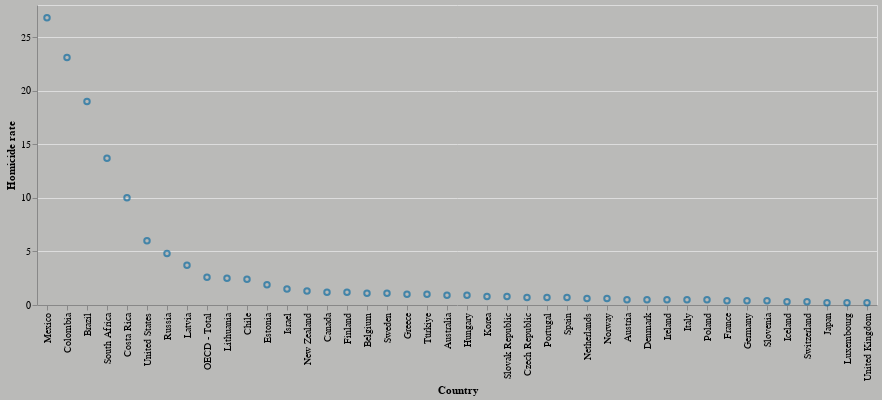

Notebook cell for this chart:
### Code cell
df.columns = df.columns.str.strip()
chart2 = alt.Chart(df).mark_point().encode(
    x=alt.X('Country').sort('-y'),
    color=alt.value("#116EA1"),
    y='Homicide rate'
)
chart2 = chart2.configure(background='#babab8')
chart2

### Figure 1 — Vega-Lite specification as saved in the notebook (floating-point values rounded to 4 significant figures)
{"config": {"view": {"continuousWidth": 300, "continuousHeight": 300}, "background": "#babab8"}, "data": {"name": "data-553b29cf4541e527513737019d3346c5"}, "mark": {"type": "point"}, "encoding": {"color": {"value": "#116EA1"}, "x": {"field": "Country", "sort": "-y", "type": "nominal"}, "y": {"field": "Homicide rate", "type": "quantitative"}}, "$schema": "https://vega.github.io/schema/vega-lite/v5.15.1.json", "datasets": {"data-553b29cf4541e527513737019d3346c5": [{"Country": "Australia", "Dwellings without basic facilities": "..", "Housing expenditure": 19.4, "Rooms per person": "..", "Household net adjusted disposable income": 37433, "Household net wealth": 528768, "Labour market insecurity": 3.1, "Employment Rate": 73, "Long-term unemployment rate": 1, "Personal earnings": 55206, "Quality of support network": 93, "Educational attainment": 84, "Student skills": 499, "Years in education": 20, "Air pollution": 6.7, "Water quality": 92, "Stakeholder engagement for developing regulations": 2.7, "Voter turnout": 92, "Life expectancy": 83.0, "Self-reported health": 85, "Life satisfaction": 7.1, "Feeling safe walking alone at night": 67, "Homicide rate": 0.9, "Employees working very long hours": 12.5, "Time devoted to leisure and personal care": 14.36, "OCED": 1.0, "Continent": " Oceania"}, {"Country": "Austria", "Dwellings without basic facilities": 0.8, "Housing expenditure": 20.8, "Rooms per person": 1.6, "Household net adjusted disposable income": 37001, "Household net wealth": 309637, "Labour market insecurity": 2.3, "Employment Rate": 72, "Long-term unemployment rate": 1.3, "Personal earnings": 53132, "Quality of support network": 92, "Educational attainment": 86, "Student skills": 491, "Years in education": 17, "Air pollution": 12.2, "Water quality": 92, "Stakeholder engagement for developing regulations": 1.3, "Voter turnout": 76, "Life expectancy": 82.0, "Self-reported health": 71, "Life satisfaction": 7.2, "Feeling safe walking alone at night": 86, "Homicide rate": 0.5, "Employees working very long hours": 5.3, "Time devoted to leisure and personal care": 14.51, "OCED": 1.0, "Continent": " Europe"}, {"Country": "Belgium", "Dwellings without basic facilities": 0.7, "Housing expenditure": 20, "Rooms per person": 2.1, "Household net adjusted disposable income": 34884, "Household net wealth": 447607, "Labour market insecurity": 2.4, "Employment Rate": 65, "Long-term unemployment rate": 2.3, "Personal earnings": 54327, "Quality of support network": 90, "Educational attainment": 80, "Student skills": 500, "Years in education": 19, "Air pollution": 12.8, "Water quality": 79, "Stakeholder engagement for developing regulations": 2, "Voter turnout": 88, "Life expectancy": 82.1, "Self-reported health": 74, "Life satisfaction": 6.8, "Feeling safe walking alone at night": 56, "Homicide rate": 1.1, "Employees working very long hours": 4.3, "Time devoted to leisure and personal care": 15.52, "OCED": 1.0, "Continent": " Europe"}, {"Country": "Canada", "Dwellings without basic facilities": 0.2, "Housing expenditure": 22.9, "Rooms per person": 2.6, "Household net adjusted disposable income": 34421, "Household net wealth": 478240, "Labour market insecurity": 3.8, "Employment Rate": 70, "Long-term unemployment rate": 0.5, "Personal earnings": 55342, "Quality of support network": 93, "Educational attainment": 92, "Student skills": 517, "Years in education": 17, "Air pollution": 7.1, "Water quality": 90, "Stakeholder engagement for developing regulations": 2.9, "Voter turnout": 68, "Life expectancy": 82.1, "Self-reported health": 89, "Life satisfaction": 7.0, "Feeling safe walking alone at night": 78, "Homicide rate": 1.2, "Employees working very long hours": 3.3, "Time devoted to leisure and personal care": 14.57, "OCED": 1.0, "Continent": " North America"}, {"Country": "Chile", "Dwellings without basic facilities": 9.4, "Housing expenditure": 18.4, "Rooms per person": 1.9, "Household net adjusted disposable income": "..", "Household net wealth": 135787, "Labour market insecurity": 7, "Employment Rate": 56, "Long-term unemployment rate": "..", "Personal earnings": 26729, "Quality of support network": 88, "Educational attainment": 67, "Student skills": 438, "Years in education": 17, "Air pollution": 23.4, "Water quality": 62, "Stakeholder engagement for developing regulations": 1.3, "Voter turnout": 47, "Life expectancy": 80.6, "Self-reported health": 60, "Life satisfaction": 6.2, "Feeling safe walking alone at night": 41, "Homicide rate": 2.4, "Employees working very long hours": 7.7, "Time devoted to leisure and personal care": "..", "OCED": 1.0, "Continent": " South America"}, {"Country": "Colombia", "Dwellings without basic facilities": 12.3, "Housing expenditure": "..", "Rooms per person": 1, "Household net adjusted disposable income": "..", "Household net wealth": "..", "Labour market insecurity": "..", "Employment Rate": 58, "Long-term unemployment rate": 1.1, "Personal earnings": "..", "Quality of support network": 80, "Educational attainment": 59, "Student skills": 406, "Years in education": 14, "Air pollution": 22.6, "Water quality": 82, "Stakeholder engagement for developing regulations": 1.4, "Voter turnout": 53, "Life expectancy": 76.7, "Self-reported health": 80, "Life satisfaction": 5.7, "Feeling safe walking alone at night": 50, "Homicide rate": 23.1, "Employees working very long hours": 23.7, "Time devoted to leisure and personal care": "..", "OCED": 1.0, "Continent": " South America"}, {"Country": "Costa Rica", "Dwellings without basic facilities": 2.3, "Housing expenditure": 17, "Rooms per person": 1.2, "Household net adjusted disposable income": 16517, "Household net wealth": "..", "Labour market insecurity": "..", "Employment Rate": 55, "Long-term unemployment rate": 1.5, "Personal earnings": "..", "Quality of support network": 82, "Educational attainment": 43, "Student skills": 415, "Years in education": "..", "Air pollution": 17.5, "Water quality": 87, "Stakeholder engagement for developing regulations": 1.8, "Voter turnout": 66, "Life expectancy": 80.5, "Self-reported health": 73, "Life satisfaction": 6.3, "Feeling safe walking alone at night": 47, "Homicide rate": 10.0, "Employees working very long hours": 22, "Time devoted to leisure and personal care": "..", "OCED": 1.0, "Continent": " North America"}, {"Country": "Czech Republic", "Dwellings without basic facilities": 0.5, "Housing expenditure": 23.4, "Rooms per person": 1.5, "Household net adjusted disposable income": 26664, "Household net wealth": "..", "Labour market insecurity": 2.3, "Employment Rate": 74, "Long-term unemployment rate": 0.6, "Personal earnings": 29885, "Quality of support network": 96, "Educational attainment": 94, "Student skills": 495, "Years in education": 18, "Air pollution": 17.0, "Water quality": 89, "Stakeholder engagement for developing regulations": 1.6, "Voter turnout": 62, "Life expectancy": 79.3, "Self-reported health": 62, "Life satisfaction": 6.9, "Feeling safe walking alone at night": 77, "Homicide rate": 0.7, "Employees working very long hours": 4.5, "Time devoted to leisure and personal care": "..", "OCED": 1.0, "Continent": " Europe"}, {"Country": "Denmark", "Dwellings without basic facilities": 0.5, "Housing expenditure": 23.3, "Rooms per person": 1.9, "Household net adjusted disposable income": 33774, "Household net wealth": 149864, "Labour market insecurity": 4.5, "Employment Rate": 74, "Long-term unemployment rate": 0.9, "Personal earnings": 58430, "Quality of support network": 95, "Educational attainment": 82, "Student skills": 501, "Years in education": 19, "Air pollution": 10.0, "Water quality": 93, "Stakeholder engagement for developing regulations": 2, "Voter turnout": 85, "Life expectancy": 81.5, "Self-reported health": 70, "Life satisfaction": 7.5, "Feeling safe walking alone at night": 85, "Homicide rate": 0.5, "Employees working very long hours": 1.1, "Time devoted to leisure and personal care": "..", "OCED": 1.0, "Continent": " Europe"}, {"Country": "Estonia", "Dwellings without basic facilities": 5.7, "Housing expenditure": 17, "Rooms per person": 1.7, "Household net adjusted disposable income": 23784, "Household net wealth": 188627, "Labour market insecurity": 5.4, "Employment Rate": 74, "Long-term unemployment rate": 1.2, "Personal earnings": 30720, "Quality of support network": 95, "Educational attainment": 91, "Student skills": 526, "Years in education": 18, "Air pollution": 5.9, "Water quality": 86, "Stakeholder engagement for developing regulations": 2.7, "Voter turnout": 64, "Life expectancy": 78.8, "Self-reported health": 57, "Life satisfaction": 6.5, "Feeling safe walking alone at night": 79, "Homicide rate": 1.9, "Employees working very long hours": 2.2, "Time devoted to leisure and personal care": 14.98, "OCED": 1.0, "Continent": " Europe"}, {"Country": "Finland", "Dwellings without basic facilities": 0.4, "Housing expenditure": 23.1, "Rooms per person": 1.9, "Household net adjusted disposable income": 33471, "Household net wealth": 230032, "Labour market insecurity": 2.2, "Employment Rate": 72, "Long-term unemployment rate": 1.2, "Personal earnings": 46230, "Quality of support network": 96, "Educational attainment": 91, "Student skills": 516, "Years in education": 20, "Air pollution": 5.5, "Water quality": 97, "Stakeholder engagement for developing regulations": 2.2, "Voter turnout": 69, "Life expectancy": 82.1, "Self-reported health": 68, "Life satisfaction": 7.9, "Feeling safe walking alone at night": 88, "Homicide rate": 1.2, "Employees working very long hours": 3.6, "Time devoted to leisure and personal care": 15.17, "OCED": 1.0, "Continent": " Europe"}, {"Country": "France", "Dwellings without basic facilities": 0.5, "Housing expenditure": 20.7, "Rooms per person": 1.8, "Household net adjusted disposable income": 34375, "Household net wealth": 298639, "Labour market insecurity": 3.1, "Employment Rate": 65, "Long-term unemployment rate": 2.9, "Personal earnings": 45581, "Quality of support network": 94, "Educational attainment": 81, "Student skills": 494, "Years in education": 17, "Air pollution": 11.4, "Water quality": 78, "Stakeholder engagement for developing regulations": 2.1, "Voter turnout": 75, "Life expectancy": 82.9, "Self-reported health": 67, "Life satisfaction": 6.7, "Feeling safe walking alone at night": 74, "Homicide rate": 0.4, "Employees working very long hours": 7.7, "Time devoted to leisure and personal care": 16.2, "OCED": 1.0, "Continent": " Europe"}, {"Country": "Germany", "Dwellings without basic facilities": 0.1, "Housing expenditure": 20, "Rooms per person": 1.8, "Household net adjusted disposable income": 38971, "Household net wealth": 304317, "Labour market insecurity": 1.4, "Employment Rate": 77, "Long-term unemployment rate": 1.2, "Personal earnings": 53745, "Quality of support network": 90, "Educational attainment": 86, "Student skills": 500, "Years in education": 18, "Air pollution": 12.0, "Water quality": 91, "Stakeholder engagement for developing regulations": 1.8, "Voter turnout": 76, "Life expectancy": 81.4, "Self-reported health": 66, "Life satisfaction": 7.3, "Feeling safe walking alone at night": 76, "Homicide rate": 0.4, "Employees working very long hours": 3.9, "Time devoted to leisure and personal care": 15.62, "OCED": 1.0, "Continent": " Europe"}, {"Country": "Greece", "Dwellings without basic facilities": 0.4, "Housing expenditure": 21.8, "Rooms per person": 1.2, "Household net adjusted disposable income": 20791, "Household net wealth": 148323, "Labour market insecurity": 21.7, "Employment Rate": 56, "Long-term unemployment rate": 10.8, "Personal earnings": 27207, "Quality of support network": 78, "Educational attainment": 76, "Student skills": 453, "Years in education": 19, "Air pollution": 14.5, "Water quality": 67, "Stakeholder engagement for developing regulations": 1.8, "Voter turnout": 58, "Life expectancy": 81.7, "Self-reported health": 79, "Life satisfaction": 5.8, "Feeling safe walking alone at night": 69, "Homicide rate": 1.0, "Employees working very long hours": 4.5, "Time devoted to leisure and personal care": 15.03, "OCED": 1.0, "Continent": " Europe"}, {"Country": "Hungary", "Dwellings without basic facilities": 3.5, "Housing expenditure": 19.9, "Rooms per person": 1.4, "Household net adjusted disposable income": 21026, "Household net wealth": 150296, "Labour market insecurity": 3.8, "Employment Rate": 70, "Long-term unemployment rate": 1.2, "Personal earnings": 25409, "Quality of support network": 94, "Educational attainment": 86, "Student skills": 479, "Years in education": 16, "Air pollution": 16.7, "Water quality": 81, "Stakeholder engagement for developing regulations": 1.2, "Voter turnout": 70, "Life expectancy": 76.4, "Self-reported health": 58, "Life satisfaction": 6.0, "Feeling safe walking alone at night": 74, "Homicide rate": 0.9, "Employees working very long hours": 1.5, "Time devoted to leisure and personal care": 15.08, "OCED": 1.0, "Continent": " Europe"}, {"Country": "Iceland", "Dwellings without basic facilities": 0, "Housing expenditure": "..", "Rooms per person": 1.6, "Household net adjusted disposable income": "..", "Household net wealth": "..", "Labour market insecurity": 1, "Employment Rate": 78, "Long-term unemployment rate": 0.7, "Personal earnings": 67488, "Quality of support network": 98, "Educational attainment": 76, "Student skills": 481, "Years in education": 19, "Air pollution": 6.4, "Water quality": 97, "Stakeholder engagement for developing regulations": 2.1, "Voter turnout": 81, "Life expectancy": 83.2, "Self-reported health": 77, "Life satisfaction": 7.6, "Feeling safe walking alone at night": 85, "Homicide rate": 0.3, "Employees working very long hours": 11.7, "Time devoted to leisure and personal care": "..", "OCED": 1.0, "Continent": " Europe"}, {"Country": "Ireland", "Dwellings without basic facilities": 0.2, "Housing expenditure": 20.6, "Rooms per person": 2.1, "Household net adjusted disposable income": 29488, "Household net wealth": 370341, "Labour market insecurity": 2.6, "Employment Rate": 68, "Long-term unemployment rate": 1.2, "Personal earnings": 49474, "Quality of support network": 96, "Educational attainment": 85, "Student skills": 505, "Years in education": 18, "Air pollution": 7.8, "Water quality": 80, "Stakeholder engagement for developing regulations": 1.3, "Voter turnout": 63, "Life expectancy": 82.8, "Self-reported health": 84, "Life satisfaction": 7.0, "Feeling safe walking alone at night": 76, "Homicide rate": 0.5, "Employees working very long hours": 4.7, "Time devoted to leisure and personal care": 14.54, "OCED": 1.0, "Continent": " Europe"}, {"Country": "Israel", "Dwellings without basic facilities": "..", "Housing expenditure": "..", "Rooms per person": 1.2, "Household net adjusted disposable income": "..", "Household net wealth": "..", "Labour market insecurity": 4.6, "Employment Rate": 67, "Long-term unemployment rate": 0.2, "Personal earnings": 39322, "Quality of support network": 95, "Educational attainment": 88, "Student skills": 465, "Years in education": 16, "Air pollution": 19.7, "Water quality": 77, "Stakeholder engagement for developing regulations": 2.5, "Voter turnout": 67, "Life expectancy": 82.9, "Self-reported health": 74, "Life satisfaction": 7.2, "Feeling safe walking alone at night": 80, "Homicide rate": 1.5, "Employees working very long hours": 14.1, "Time devoted to leisure and personal care": "..", "OCED": 1.0, "Continent": " Asia"}, {"Country": "Italy", "Dwellings without basic facilities": 0.6, "Housing expenditure": 22.5, "Rooms per person": 1.4, "Household net adjusted disposable income": 29431, "Household net wealth": 295020, "Labour market insecurity": 8.6, "Employment Rate": 58, "Long-term unemployment rate": 4.8, "Personal earnings": 37769, "Quality of support network": 89, "Educational attainment": 63, "Student skills": 477, "Years in education": 17, "Air pollution": 15.9, "Water quality": 77, "Stakeholder engagement for developing regulations": 2.5, "Voter turnout": 73, "Life expectancy": 83.6, "Self-reported health": 73, "Life satisfaction": 6.5, "Feeling safe walking alone at night": 73, "Homicide rate": 0.5, "Employees working very long hours": 3.3, "Time devoted to leisure and personal care": 16.47, "OCED": 1.0, "Continent": " Europe"}, {"Country": "Japan", "Dwellings without basic facilities": 6.4, "Housing expenditure": 21.8, "Rooms per person": 1.9, "Household net adjusted disposable income": 28872, "Household net wealth": 294735, "Labour market insecurity": 2.7, "Employment Rate": 77, "Long-term unemployment rate": 0.8, "Personal earnings": 38515, "Quality of support network": 89, "Educational attainment": "..", "Student skills": 520, "Years in education": 16, "Air pollution": 13.7, "Water quality": 87, "Stakeholder engagement for developing regulations": 1.4, "Voter turnout": 53, "Life expectancy": 84.4, "Self-reported health": 37, "Life satisfaction": 6.1, "Feeling safe walking alone at night": 77, "Homicide rate": 0.2, "Employees working very long hours": "..", "Time devoted to leisure and personal care": 14.1, "OCED": 1.0, "Continent": " Asia"}, {"Country": "Korea", "Dwellings without basic facilities": 2.5, "Housing expenditure": 14.7, "Rooms per person": 1.5, "Household net adjusted disposable income": 24590, "Household net wealth": 362340, "Labour market insecurity": 2.9, "Employment Rate": 66, "Long-term unemployment rate": 0, "Personal earnings": 41960, "Quality of support network": 80, "Educational attainment": 89, "Student skills": 520, "Years in education": 17, "Air pollution": 27.3, "Water quality": 82, "Stakeholder engagement for developing regulations": 2.9, "Voter turnout": 77, "Life expectancy": 83.3, "Self-reported health": 34, "Life satisfaction": 5.8, "Feeling safe walking alone at night": 82, "Homicide rate": 0.8, "Employees working very long hours": "..", "Time devoted to leisure and personal care": 14.83, "OCED": 1.0, "Continent": " Asia"}, {"Country": "Latvia", "Dwellings without basic facilities": 11.2, "Housing expenditure": 20.8, "Rooms per person": 1.2, "Household net adjusted disposable income": 19783, "Household net wealth": 79245, "Labour market insecurity": 6.3, "Employment Rate": 72, "Long-term unemployment rate": 2.2, "Personal earnings": 29876, "Quality of support network": 92, "Educational attainment": 89, "Student skills": 487, "Years in education": 18, "Air pollution": 12.7, "Water quality": 83, "Stakeholder engagement for developing regulations": 2.2, "Voter turnout": 55, "Life expectancy": 75.5, "Self-reported health": 47, "Life satisfaction": 6.2, "Feeling safe walking alone at night": 72, "Homicide rate": 3.7, "Employees working very long hours": 1.6, "Time devoted to leisure and personal care": "..", "OCED": 1.0, "Continent": " Europe"}, {"Country": "Lithuania", "Dwellings without basic facilities": 11.8, "Housing expenditure": 18.4, "Rooms per person": 1.5, "Household net adjusted disposable income": 26976, "Household net wealth": 182039, "Labour market insecurity": "..", "Employment Rate": 72, "Long-term unemployment rate": 2.5, "Personal earnings": 31811, "Quality of support network": 89, "Educational attainment": 94, "Student skills": 480, "Years in education": 18, "Air pollution": 10.5, "Water quality": 83, "Stakeholder engagement for developing regulations": 2.4, "Voter turnout": 57, "Life expectancy": 76.4, "Self-reported health": 46, "Life satisfaction": 6.4, "Feeling safe walking alone at night": 62, "Homicide rate": 2.5, "Employees working very long hours": 1, "Time devoted to leisure and personal care": "..", "OCED": 1.0, "Continent": " Europe"}, {"Country": "Luxembourg", "Dwellings without basic facilities": 0.1, "Housing expenditure": 20.7, "Rooms per person": 2, "Household net adjusted disposable income": 44773, "Household net wealth": 941162, "Labour market insecurity": 2.2, "Employment Rate": 67, "Long-term unemployment rate": 1.7, "Personal earnings": 65854, "Quality of support network": 91, "Educational attainment": 74, "Student skills": 477, "Years in education": 15, "Air pollution": 10.0, "Water quality": 85, "Stakeholder engagement for developing regulations": 1.7, "Voter turnout": 90, "Life expectancy": 82.7, "Self-reported health": 72, "Life satisfaction": 7.4, "Feeling safe walking alone at night": 87, "Homicide rate": 0.2, "Employees working very long hours": 2.8, "Time devoted to leisure and personal care": "..", "OCED": 1.0, "Continent": " Europe"}, {"Country": "Mexico", "Dwellings without basic facilities": 25.9, "Housing expenditure": 17.8, "Rooms per person": 1.1, "Household net adjusted disposable income": 16269, "Household net wealth": "..", "Labour market insecurity": 4, "Employment Rate": 59, "Long-term unemployment rate": 0.1, "Personal earnings": 16230, "Quality of support network": 77, "Educational attainment": 42, "Student skills": 416, "Years in education": 15, "Air pollution": 20.3, "Water quality": 75, "Stakeholder engagement for developing regulations": 3.2, "Voter turnout": 63, "Life expectancy": 75.1, "Self-reported health": 66, "Life satisfaction": 6.0, "Feeling safe walking alone at night": 42, "Homicide rate": 26.8, "Employees working very long hours": 27, "Time devoted to leisure and personal care": "..", "OCED": 1.0, "Continent": " North America"}, {"Country": "Netherlands", "Dwellings without basic facilities": 0.1, "Housing expenditure": 19.6, "Rooms per person": 2, "Household net adjusted disposable income": 34984, "Household net wealth": 248599, "Labour market insecurity": 2.5, "Employment Rate": 78, "Long-term unemployment rate": 0.9, "Personal earnings": 58828, "Quality of support network": 94, "Educational attainment": 81, "Student skills": 502, "Years in education": 19, "Air pollution": 12.2, "Water quality": 91, "Stakeholder engagement for developing regulations": 2.6, "Voter turnout": 79, "Life expectancy": 82.2, "Self-reported health": 75, "Life satisfaction": 7.5, "Feeling safe walking alone at night": 83, "Homicide rate": 0.6, "Employees working very long hours": 0.3, "Time devoted to leisure and personal care": 15.45, "OCED": 1.0, "Continent": " Europe"}, {"Country": "New Zealand", "Dwellings without basic facilities": "..", "Housing expenditure": 25, "Rooms per person": 2.4, "Household net adjusted disposable income": 39024, "Household net wealth": 514162, "Labour market insecurity": 4.5, "Employment Rate": 77, "Long-term unemployment rate": 0.4, "Personal earnings": 45269, "Quality of support network": 95, "Educational attainment": 81, "Student skills": 503, "Years in education": 18, "Air pollution": 6.0, "Water quality": 85, "Stakeholder engagement for developing regulations": 2.5, "Voter turnout": 82, "Life expectancy": 82.1, "Self-reported health": 86, "Life satisfaction": 7.3, "Feeling safe walking alone at night": 66, "Homicide rate": 1.3, "Employees working very long hours": 14, "Time devoted to leisure and personal care": 14.87, "OCED": 1.0, "Continent": " Oceania"}, {"Country": "Norway", "Dwellings without basic facilities": 0, "Housing expenditure": 17.7, "Rooms per person": 2.1, "Household net adjusted disposable income": 39144, "Household net wealth": 268358, "Labour market insecurity": 2.8, "Employment Rate": 75, "Long-term unemployment rate": 0.9, "Personal earnings": 55780, "Quality of support network": 96, "Educational attainment": 82, "Student skills": 497, "Years in education": 18, "Air pollution": 6.7, "Water quality": 98, "Stakeholder engagement for developing regulations": 2.2, "Voter turnout": 78, "Life expectancy": 83.0, "Self-reported health": 75, "Life satisfaction": 7.3, "Feeling safe walking alone at night": 93, "Homicide rate": 0.6, "Employees working very long hours": 1.4, "Time devoted to leisure and personal care": 15.67, "OCED": 1.0, "Continent": " Europe"}, {"Country": "Poland", "Dwellings without basic facilities": 2.3, "Housing expenditure": 21.2, "Rooms per person": 1.1, "Household net adjusted disposable income": 23675, "Household net wealth": 233221, "Labour market insecurity": 5, "Employment Rate": 69, "Long-term unemployment rate": 0.6, "Personal earnings": 32527, "Quality of support network": 94, "Educational attainment": 93, "Student skills": 513, "Years in education": 18, "Air pollution": 22.8, "Water quality": 82, "Stakeholder engagement for developing regulations": 2.6, "Voter turnout": 68, "Life expectancy": 78.0, "Self-reported health": 60, "Life satisfaction": 6.1, "Feeling safe walking alone at night": 71, "Homicide rate": 0.5, "Employees working very long hours": 4.2, "Time devoted to leisure and personal care": 14.68, "OCED": 1.0, "Continent": " Europe"}, {"Country": "Portugal", "Dwellings without basic facilities": 0.9, "Housing expenditure": 19.6, "Rooms per person": 1.7, "Household net adjusted disposable income": 24877, "Household net wealth": 255303, "Labour market insecurity": 8.1, "Employment Rate": 69, "Long-term unemployment rate": 2.3, "Personal earnings": 28410, "Quality of support network": 87, "Educational attainment": 55, "Student skills": 492, "Years in education": 17, "Air pollution": 8.3, "Water quality": 89, "Stakeholder engagement for developing regulations": 1.5, "Voter turnout": 49, "Life expectancy": 81.8, "Self-reported health": 50, "Life satisfaction": 5.8, "Feeling safe walking alone at night": 83, "Homicide rate": 0.7, "Employees working very long hours": 5.6, "Time devoted to leisure and personal care": "..", "OCED": 1.0, "Continent": " Europe"}, {"Country": "Slovak Republic", "Dwellings without basic facilities": 1.5, "Housing expenditure": 27.4, "Rooms per person": 1.1, "Household net adjusted disposable income": 21149, "Household net wealth": 171425, "Labour market insecurity": 8.8, "Employment Rate": 68, "Long-term unemployment rate": 3, "Personal earnings": 23619, "Quality of support network": 95, "Educational attainment": 92, "Student skills": 469, "Years in education": 16, "Air pollution": 18.5, "Water quality": 81, "Stakeholder engagement for developing regulations": 3, "Voter turnout": 66, "Life expectancy": 77.8, "Self-reported health": 65, "Life satisfaction": 6.5, "Feeling safe walking alone at night": 76, "Homicide rate": 0.8, "Employees working very long hours": 4.2, "Time devoted to leisure and personal care": "..", "OCED": 1.0, "Continent": " Europe"}, {"Country": "Slovenia", "Dwellings without basic facilities": 0.2, "Housing expenditure": 18.2, "Rooms per person": 1.6, "Household net adjusted disposable income": 25250, "Household net wealth": 233286, "Labour market insecurity": 5.9, "Employment Rate": 71, "Long-term unemployment rate": 1.9, "Personal earnings": 41445, "Quality of support network": 95, "Educational attainment": 90, "Student skills": 504, "Years in education": 18, "Air pollution": 17.0, "Water quality": 93, "Stakeholder engagement for developing regulations": 2.5, "Voter turnout": 53, "Life expectancy": 81.6, "Self-reported health": 67, "Life satisfaction": 6.5, "Feeling safe walking alone at night": 91, "Homicide rate": 0.4, "Employees working very long hours": 5.6, "Time devoted to leisure and personal care": "..", "OCED": 1.0, "Continent": " Europe"}, {"Country": "Spain", "Dwellings without basic facilities": 0.3, "Housing expenditure": 21.7, "Rooms per person": 1.9, "Household net adjusted disposable income": 27155, "Household net wealth": 366534, "Labour market insecurity": 15.8, "Employment Rate": 62, "Long-term unemployment rate": 5, "Personal earnings": 37922, "Quality of support network": 93, "Educational attainment": 63, "Student skills": "..", "Years in education": 18, "Air pollution": 10.0, "Water quality": 76, "Stakeholder engagement for developing regulations": 1.8, "Voter turnout": 72, "Life expectancy": 83.9, "Self-reported health": 75, "Life satisfaction": 6.5, "Feeling safe walking alone at night": 80, "Homicide rate": 0.7, "Employees working very long hours": 2.5, "Time devoted to leisure and personal care": 15.75, "OCED": 1.0, "Continent": " Europe"}, {"Country": "Sweden", "Dwellings without basic facilities": 0, "Housing expenditure": 20.1, "Rooms per person": 1.7, "Household net adjusted disposable income": 33730, "Household net wealth": "..", "Labour market insecurity": 4.4, "Employment Rate": 75, "Long-term unemployment rate": 1, "Personal earnings": 47020, "Quality of support network": 94, "Educational attainment": 84, "Student skills": 503, "Years in education": 20, "Air pollution": 5.8, "Water quality": 97, "Stakeholder engagement for developing regulations": 2, "Voter turnout": 87, "Life expectancy": 83.2, "Self-reported health": 76, "Life satisfaction": 7.3, "Feeling safe walking alone at night": 79, "Homicide rate": 1.1, "Employees working very long hours": 0.9, "Time devoted to leisure and personal care": "..", "OCED": 1.0, "Continent": " Europe"}, {"Country": "Switzerland", "Dwellings without basic facilities": 0, "Housing expenditure": 21.4, "Rooms per person": 1.9, "Household net adjusted disposable income": 39697, "Household net wealth": "..", "Labour market insecurity": "..", "Employment Rate": 80, "Long-term unemployment rate": 1.7, "Personal earnings": 64824, "Quality of support network": 94, "Educational attainment": 89, "Student skills": 498, "Years in education": 17, "Air pollution": 10.1, "Water quality": 96, "Stakeholder engagement for developing regulations": 2.3, "Voter turnout": 45, "Life expectancy": 84.0, "Self-reported health": 81, "Life satisfaction": 7.5, "Feeling safe walking alone at night": 86, "Homicide rate": 0.3, "Employees working very long hours": 0.4, "Time devoted to leisure and personal care": "..", "OCED": 1.0, "Continent": " Europe"}, {"Country": "Türkiye", "Dwellings without basic facilities": 4.9, "Housing expenditure": 18.9, "Rooms per person": 1, "Household net adjusted disposable income": "..", "Household net wealth": "..", "Labour market insecurity": 13, "Employment Rate": 48, "Long-term unemployment rate": 3.3, "Personal earnings": "..", "Quality of support network": 85, "Educational attainment": 42, "Student skills": 462, "Years in education": 19, "Air pollution": 27.1, "Water quality": 62, "Stakeholder engagement for developing regulations": 1.5, "Voter turnout": 86, "Life expectancy": 78.6, "Self-reported health": 67, "Life satisfaction": 4.9, "Feeling safe walking alone at night": 59, "Homicide rate": 1.0, "Employees working very long hours": 25, "Time devoted to leisure and personal care": 14.61, "OCED": 1.0, "Continent": " Europe"}, {"Country": "United Kingdom", "Dwellings without basic facilities": 0.5, "Housing expenditure": 23.2, "Rooms per person": 2, "Household net adjusted disposable income": 33049, "Household net wealth": 524422, "Labour market insecurity": 3.3, "Employment Rate": 75, "Long-term unemployment rate": 0.9, "Personal earnings": 47147, "Quality of support network": 93, "Educational attainment": 82, "Student skills": 503, "Years in education": 17, "Air pollution": 10.1, "Water quality": 82, "Stakeholder engagement for developing regulations": 3.1, "Voter turnout": 68, "Life expectancy": 81.3, "Self-reported health": 73, "Life satisfaction": 6.8, "Feeling safe walking alone at night": 78, "Homicide rate": 0.2, "Employees working very long hours": 10.8, "Time devoted to leisure and personal care": 14.94, "OCED": 1.0, "Continent": " Europe"}, {"Country": "United States", "Dwellings without basic facilities": 0.1, "Housing expenditure": 18.3, "Rooms per person": 2.4, "Household net adjusted disposable income": 51147, "Household net wealth": 684500, "Labour market insecurity": 4.2, "Employment Rate": 67, "Long-term unemployment rate": 0.5, "Personal earnings": 69392, "Quality of support network": 94, "Educational attainment": 92, "Student skills": 495, "Years in education": 17, "Air pollution": 7.7, "Water quality": 88, "Stakeholder engagement for developing regulations": 3.1, "Voter turnout": 65, "Life expectancy": 78.9, "Self-reported health": 88, "Life satisfaction": 7.0, "Feeling safe walking alone at night": 78, "Homicide rate": 6.0, "Employees working very long hours": 10.4, "Time devoted to leisure and personal care": 14.57, "OCED": 1.0, "Continent": " North America"}, {"Country": "OECD - Total", "Dwellings without basic facilities": 3, "Housing expenditure": 20.5, "Rooms per person": 1.7, "Household net adjusted disposable income": 30490, "Household net wealth": 323960, "Labour market insecurity": 5.1, "Employment Rate": 66, "Long-term unemployment rate": 1.3, "Personal earnings": 49165, "Quality of support network": 91, "Educational attainment": 79, "Student skills": 488, "Years in education": 18, "Air pollution": 14.0, "Water quality": 84, "Stakeholder engagement for developing regulations": 2.1, "Voter turnout": 69, "Life expectancy": 81.0, "Self-reported health": 68, "Life satisfaction": 6.7, "Feeling safe walking alone at night": 74, "Homicide rate": 2.6, "Employees working very long hours": 10.2, "Time devoted to leisure and personal care": 15.07, "OCED": null, "Continent": null}, {"Country": "Brazil", "Dwellings without basic facilities": 6.7, "Housing expenditure": "..", "Rooms per person": "..", "Household net adjusted disposable income": "..", "Household net wealth": "..", "Labour market insecurity": "..", "Employment Rate": 57, "Long-term unemployment rate": "..", "Personal earnings": "..", "Quality of support network": 83, "Educational attainment": 57, "Student skills": 400, "Years in education": 16, "Air pollution": 11.7, "Water quality": 70, "Stakeholder engagement for developing regulations": 2.2, "Voter turnout": 80, "Life expectancy": 75.9, "Self-reported health": "..", "Life satisfaction": 6.1, "Feeling safe walking alone at night": 45, "Homicide rate": 19.0, "Employees working very long hours": 5.6, "Time devoted to leisure and personal care": "..", "OCED": 0.0, "Continent": "South America"}, {"Country": "Russia", "Dwellings without basic facilities": 13.8, "Housing expenditure": 17.4, "Rooms per person": 1, "Household net adjusted disposable income": 19546, "Household net wealth": "..", "Labour market insecurity": "..", "Employment Rate": 70, "Long-term unemployment rate": 1.1, "Personal earnings": "..", "Quality of support network": 89, "Educational attainment": 95, "Student skills": 481, "Years in education": 16, "Air pollution": 11.8, "Water quality": 62, "Stakeholder engagement for developing regulations": "..", "Voter turnout": 68, "Life expectancy": 73.2, "Self-reported health": 43, "Life satisfaction": 5.5, "Feeling safe walking alone at night": 64, "Homicide rate": 4.8, "Employees working very long hours": 0.1, "Time devoted to leisure and personal care": "..", "OCED": 0.0, "Continent": "Europe"}, {"Country": "South Africa", "Dwellings without basic facilities": 35.9, "Housing expenditure": 18.1, "Rooms per person": "..", "Household net adjusted disposable income": 9338, "Household net wealth": "..", "Labour market insecurity": "..", "Employment Rate": 39, "Long-term unemployment rate": 17.9, "Personal earnings": "..", "Quality of support network": 89, "Educational attainment": 48, "Student skills": "..", "Years in education": "..", "Air pollution": 28.5, "Water quality": 72, "Stakeholder engagement for developing regulations": "..", "Voter turnout": 66, "Life expectancy": 64.2, "Self-reported health": "..", "Life satisfaction": 4.9, "Feeling safe walking alone at night": 40, "Homicide rate": 13.7, "Employees working very long hours": 15.4, "Time devoted to leisure and personal care": "..", "OCED": 0.0, "Continent": "Africa"}]}}
